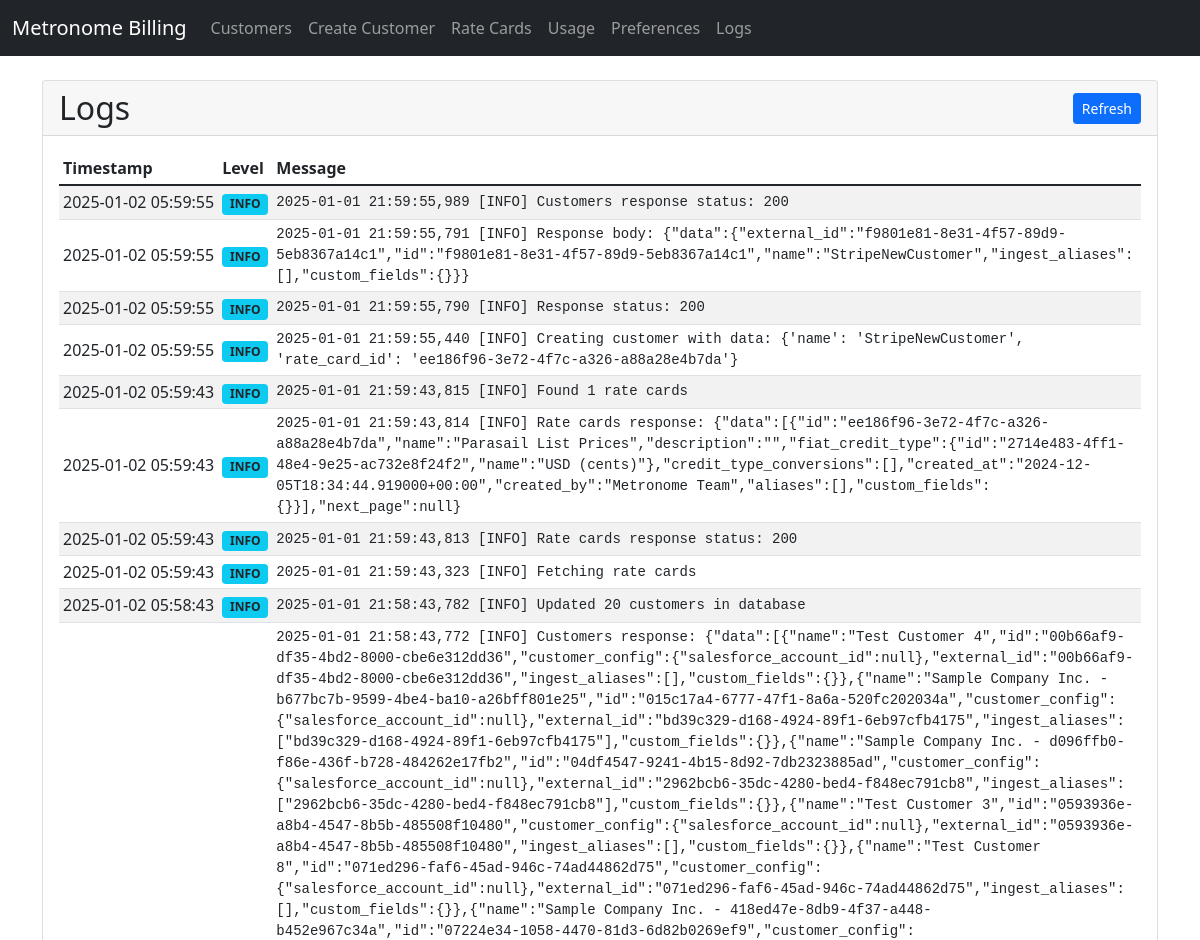
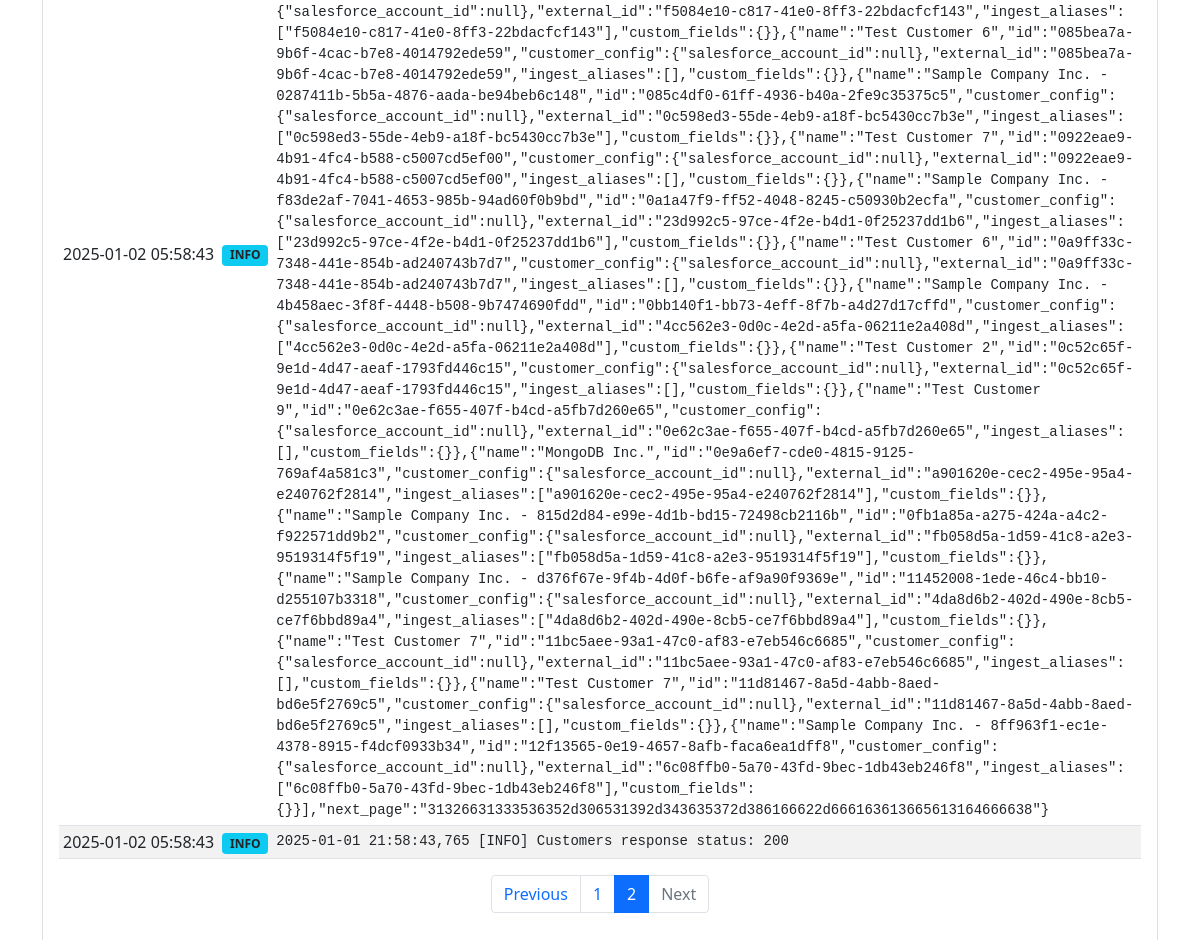
The page /logs?page=2 on the database its author committed (2 pictures, top to bottom).
### models.py (models this page shows, shortened)
class LogEntry(db.Model):
    __tablename__ = 'logs'
    id = db.Column(db.Integer, primary_key=True)
    timestamp = db.Column(db.DateTime(timezone=True), default=lambda: datetime.now(UTC))
    level = db.Column(db.String(20), nullable=False)
    message = db.Column(db.Text, nullable=False)

### app.py (the view)
@app.route('/logs')
def view_logs():
    try:
        page = request.args.get('page', 1, type=int)
        per_page = 50
        logs = LogEntry.query.order_by(LogEntry.timestamp.desc()).paginate(page=page, per_page=per_page)
        return render_template('logs.html', logs=logs)
    except Exception as e:
        error_msg = f"Error viewing logs: {str(e)}"
        logging.error(error_msg)
        logging.exception("Full traceback:")
        flash(error_msg, 'danger')
        return render_template('logs.html', logs=None)

### templates/logs.html (shortened to what this page needs)
{% extends "layout.html" %}
{% block content %}
<div class="card">
    <div class="card-header d-flex justify-content-between align-items-center">
        <h2 class="mb-0">Logs</h2>
        <a href="/logs" class="btn btn-primary btn-sm">Refresh</a>
    </div>
    <div class="card-body">
        {% if error %}
            <div class="alert alert-danger">{{ error }}</div>
        {% else %}
            {% if logs and logs.items %}
                <div class="table-responsive">
                    <table class="table table-striped table-sm">
                        <thead>
                            <tr>
                                <th>Timestamp</th>
                                <th>Level</th>
                                <th>Message</th>
                            </tr>
                        </thead>
                        <tbody>
                            {% for log in logs.items %}
                            <tr class="{% if log.level == 'ERROR' %}table-danger{% elif log.level == 'WARNING' %}table-warning{% endif %}">
                                <td class="text-nowrap">{{ log.timestamp.strftime('%Y-%m-%d %H:%M:%S') }}</td>
                                <td class="text-nowrap">
                                    <span class="badge {% if log.level == 'ERROR' %}bg-danger{% elif log.level == 'WARNING' %}bg-warning text-dark{% elif log.level == 'INFO' %}bg-info text-dark{% else %}bg-secondary{% endif %}">
                                        {{ log.level }}
                                    </span>
                                </td>
                                <td>
                                    <div style="white-space: pre-wrap; font-family: monospace; font-size: 0.875rem;">{{ log.message }}</div>
                                </td>
                            </tr>
                            {% endfor %}
                        </tbody>
                    </table>
                </div>
                {% if logs.pages > 1 %}
                <nav aria-label="Page navigation">
                    <ul class="pagination justify-content-center">
                        {% if logs.has_prev %}
                        <li class="page-item">
                            <a class="page-link" href="{{ url_for('view_logs', page=logs.prev_num) }}">Previous</a>
                        </li>
                        {% else %}
                        <li class="page-item disabled">
                            <span class="page-link">Previous</span>
                        </li>
                        {% endif %}
                        {% for page_num in range(1, logs.pages + 1) %}
                            {% if page_num == 1 or
                                  page_num == logs.pages or
                                  (page_num >= logs.page - 2 and page_num <= logs.page + 2) %}
                                <li class="page-item {% if page_num == logs.page %}active{% endif %}">
                                    <a class="page-link" href="{{ url_for('view_logs', page=page_num) }}">{{ page_num }}</a>
                                </li>
                            {% elif page_num == logs.page - 3 or page_num == logs.page + 3 %}
                                <li class="page-item disabled">
                                    <span class="page-link">...</span>
                                </li>
                            {% endif %}
                        {% endfor %}
                        {% if logs.has_next %}
                        <li class="page-item">
                            <a class="page-link" href="{{ url_for('view_logs', page=logs.next_num) }}">Next</a>
                        </li>
                        {% else %}
                        <li class="page-item disabled">
                            <span class="page-link">Next</span>
                        </li>
                        {% endif %}
                    </ul>
                </nav>
                {% endif %}
            {% else %}
                <p>No logs found.</p>
            {% endif %}
        {% endif %}
    </div>
</div>
{% endblock %}

### templates/logs.html (style rules this page uses)
.table td { vertical-align: middle; }

### rows shown on the page
LogEntry: timestamp "2025-01-02 05:59:55", level "INFO", message "2025-01-01 21:59:55,989 [INFO] Customers response status: 200"
LogEntry: timestamp "2025-01-02 05:59:55", level "INFO", message "2025-01-01 21:59:55,791 [INFO] Response body: {\"data\":{\"external_id\":\"f9801e81-8e31-4f57-89d9-5eb8367a14c1\",\"id\":\"f9801e81-8e31-4f57-89d9-5eb8367a14c1\",\"name\":\"StripeNewCustomer\",\"ingest_aliases\":[],\"custom_fields\":{}}}"
LogEntry: timestamp "2025-01-02 05:59:55", level "INFO", message "2025-01-01 21:59:55,790 [INFO] Response status: 200"
LogEntry: timestamp "2025-01-02 05:59:55", level "INFO", message "2025-01-01 21:59:55,440 [INFO] Creating customer with data: {'name': 'StripeNewCustomer', 'rate_card_id': 'ee186f96-3e72-4f7c-a326-a88a28e4b7da'}"
LogEntry: timestamp "2025-01-02 05:59:43", level "INFO", message "2025-01-01 21:59:43,815 [INFO] Found 1 rate cards"
LogEntry: timestamp "2025-01-02 05:59:43", level "INFO", message "2025-01-01 21:59:43,814 [INFO] Rate cards response: {\"data\":[{\"id\":\"ee186f96-3e72-4f7c-a326-a88a28e4b7da\",\"name\":\"Parasail List Prices\",\"description\":\"\",\"fiat_credit_type\":{\"id\":\"2714e483-4ff1-48e4-9e25-ac732e8f24f2\",\"name\":\"USD (cents)\"},\"credit_type_conversions\":[],\"created_at\":\"2024-12-05T18:34:44.919000+00:00\",\"created_by\":\"Metronome Team\",\"aliases\":[],\"custom_fields\":{}}],\"next_page\":null}"
LogEntry: timestamp "2025-01-02 05:59:43", level "INFO", message "2025-01-01 21:59:43,813 [INFO] Rate cards response status: 200"
LogEntry: timestamp "2025-01-02 05:59:43", level "INFO", message "2025-01-01 21:59:43,323 [INFO] Fetching rate cards"
LogEntry: timestamp "2025-01-02 05:58:43", level "INFO", message "2025-01-01 21:58:43,782 [INFO] Updated 20 customers in database"
LogEntry: timestamp "2025-01-02 05:58:43", level "INFO", message "2025-01-01 21:58:43,772 [INFO] Customers response: {\"data\":[{\"name\":\"Test Customer 4\",\"id\":\"00b66af9-df35-4bd2-8000-cbe6e312dd36\",\"customer_config\":{\"salesforce_account_id\":null},\"external_id\":\"00b66af9-df35-4bd2-8000-cbe6e312dd36\",\"ingest_aliases\":[],\"custom_fields\":{}},{\"name\":\"Sample Company Inc. - b677bc7b-9599-4be4-ba10-a26bff801e25\",\"id\":\"015c17a4-6777-47f1-8a6a-520fc202034a\",\"customer_config\":{\"salesforce_account_id\":null},\"external_id\":\"bd39c329-d168-4924-89f1-6eb97cfb4175\",\"ingest_aliases\":[\"bd39c329-d168-4924-89f1-6eb97cfb4175\"],\"custom_fields\":{}},{\"name\":\"Sample Company Inc. -…"
LogEntry: timestamp "2025-01-02 05:58:43", level "INFO", message "2025-01-01 21:58:43,765 [INFO] Customers response status: 200"

### other values the page prints
{{ page_num }} "1" "2"
